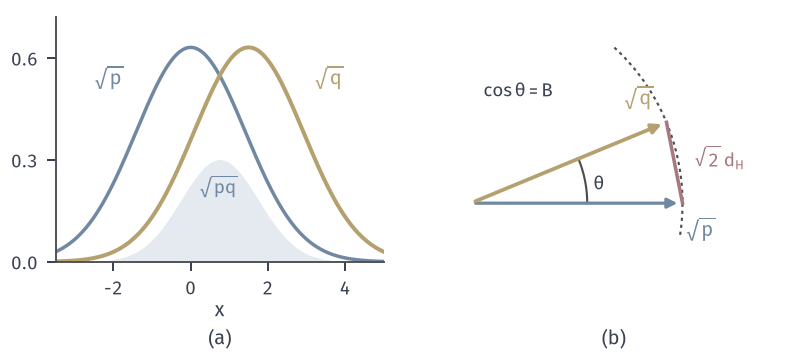

Write the Python code that produced this figure.
from pathlib import Path
import sys
HERE = Path(__file__).resolve().parent
sys.path.insert(0, str(HERE.parent/'dcomp-common'))
from common import *
# (a) sqrt densities of P=N(0,1), Q=N(1.5,1); shaded area int sqrt(pq) = B = exp(-1.5^2/8) = 0.7548.
# (b) running example: sqrt(p), sqrt(q) are unit vectors in R^3; angle theta with cos(theta)=B=0.9243,
#     chord length ||sqrt p - sqrt q||_2 = sqrt(2) d_H = sqrt(2(1-B)).  Drawn in the plane they span.
fig, axs = figure(width_mm=112, height_mm=50, ncols=2)
panel(fig, left=.07, right=.98, top=.95, bottom=.26, wspace=.2)
ax = axs[0]
x = np.linspace(-3.5, 5, 1200)
sp, sq = np.sqrt(npdf(x)), np.sqrt(npdf(x, 1.5))
ax.fill_between(x, 0, np.sqrt(npdf(x)*npdf(x, 1.5)), color=BLUE_FILL, lw=0)
ax.plot(x, sp, color=BLUE, lw=1.4)
ax.plot(x, sq, color=YELLOW, lw=1.6)
lab(ax, -2.1, .52, r'$\sqrt{p}$', BLUE, ha='center', fontsize=8)
lab(ax, 3.6, .52, r'$\sqrt{q}$', YELLOW, ha='center', fontsize=8)
lab(ax, .75, .2, r'$\sqrt{pq}$', BLUE, ha='center')
ax.set_xlim(-3.5, 5); ax.set_ylim(0, .72); ax.set_yticks([0, .3, .6])
axlab(ax, '$x$', None)
B = float(np.sqrt(P_EX*Q_EX).sum()); th = math.acos(B)
ax = axs[1]
t = np.linspace(-.15, th+.45, 200)
ax.plot(np.cos(t), np.sin(t), color=STROKE, lw=.85, ls=DOT)
a = .55
ax.annotate('', xy=(1, 0), xytext=(0, 0), arrowprops=dict(arrowstyle='-|>', color=BLUE, lw=1.3, mutation_scale=8))
ax.annotate('', xy=(math.cos(th), math.sin(th)), xytext=(0, 0), arrowprops=dict(arrowstyle='-|>', color=YELLOW, lw=1.5, mutation_scale=8))
ax.plot([1, math.cos(th)], [0, math.sin(th)], color=RED, lw=1.4)
tt = np.linspace(0, th, 50)
ax.plot(a*np.cos(tt), a*np.sin(tt), color=STROKE, lw=.85)
lab(ax, a*math.cos(th/2)+.04, a*math.sin(th/2)-.02, r'$\theta$', INK, va='center')
lab(ax, 1.02, -.07, r'$\sqrt{\mathbf{p}}$', BLUE, ha='left', va='top', fontsize=8)
lab(ax, math.cos(th)-.06, math.sin(th)+.08, r'$\sqrt{\mathbf{q}}$', YELLOW, ha='right', fontsize=8)
lab(ax, 1.06, .17, r'$\sqrt{2}\,d_{\mathrm{H}}$', RED, ha='left')
lab(ax, .06, .5, r'$\cos\theta=B$', INK, ha='left')
ax.set_aspect('equal'); ax.set_xlim(-.1, 1.45); ax.set_ylim(-.22, .82)
ax.axis('off')
tags(fig, axs)
save(fig, HERE, 'figure', {'B_gauss': float(math.exp(-1.5**2/8)), 'B_table': B, 'theta_deg': math.degrees(th),
                            'chord': math.sqrt(2*(1-B))})
